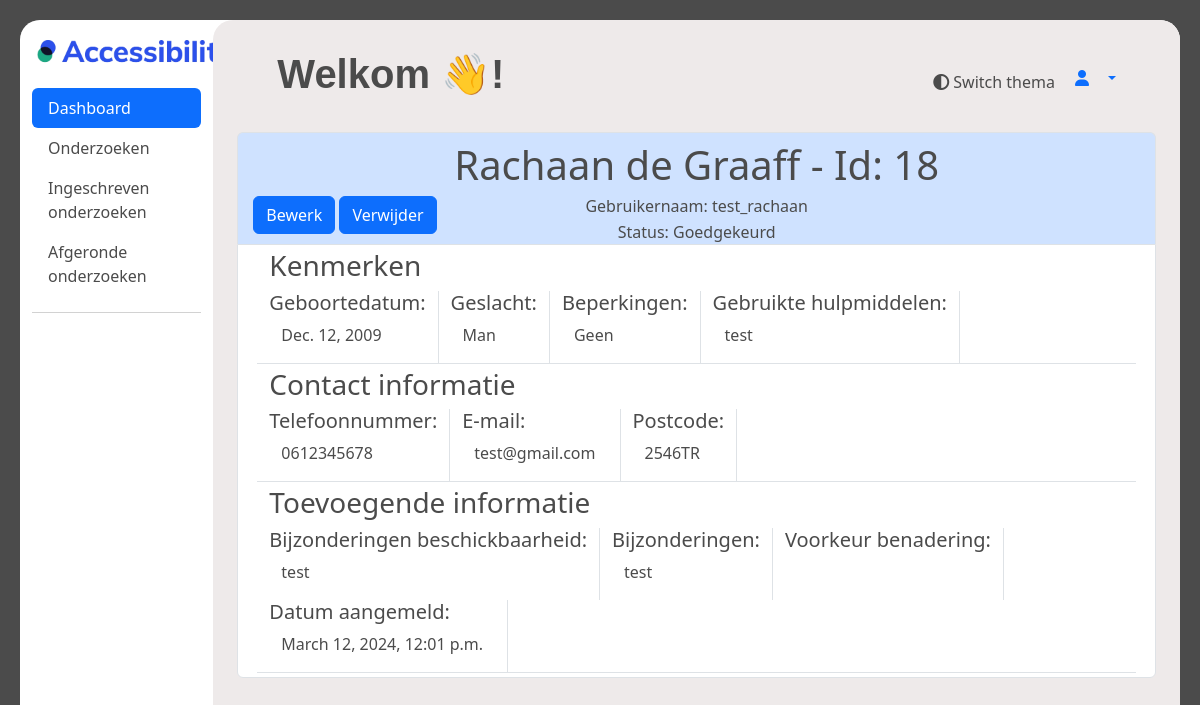
/beheerder/dashboard/experience_expert/18, run on an earlier commit of the app's database.
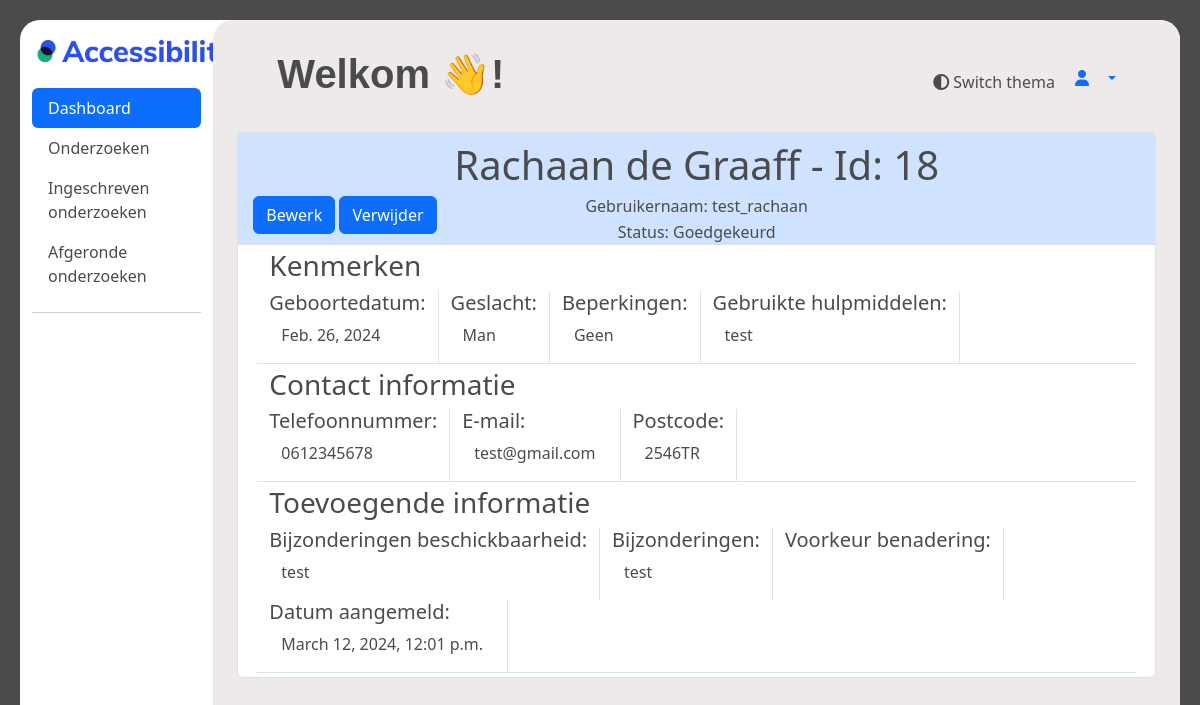
And on a later commit of the database.
### ervaringsdeskundige/models.py (models this page shows, shortened)
class User(AbstractUser):
    first_name = models.CharField(max_length=100)
    last_name = models.CharField(max_length=100)
    postcode = models.CharField(max_length=10)
    geslacht = models.CharField(max_length=10, choices=[('M','Man'),('V', 'Vrouw'), ('0', 'Anders')])
    email = models.EmailField()
    telefoonnummer = models.CharField(max_length=100)
    geboortedatum = models.DateField()
    gebruikte_hulpmiddelen = models.TextField(max_length=200)
    bijzonderheden = models.TextField(max_length=100, default='', blank=True)
    beschikbaar_vanaf = models.DateTimeField()
    beschikbaar_tot = models.DateTimeField()
    bijzonderheden_beschikbaarheid = models.TextField(max_length=100, blank=True)
    username = models.CharField(max_length=100, unique=True)
    voorkeur_benadering = models.CharField(max_length=20)
    status = models.CharField(max_length=10, default=1)
    opmerking_verwijderd = models.TextField(blank=True, null=True)
    datum_goedgekeurd = models.DateTimeField(blank=True, null=True)
    goedegekeurd_door = models.CharField(max_length=100, null=True)
    groups = models.ManyToManyField(
        Group,
        verbose_name='groups',
        related_name='user_groups',
        blank=True,
        help_text='The groups this user belongs to. A user will get all permissions granted to each of their groups.',
        related_query_name='user',
    )
    user_permissions = models.ManyToManyField(
        Permission,
        verbose_name='user permissions',
        related_name='user_user_permissions',
        blank=True,
        help_text='Specific permissions for this user.',
        related_query_name='user',
    )

### beheerder/views.py (the view)
# urls.py: path("dashboard/experience_expert/<int:pk>", views.experience_expert_item, name="experience_expert_items"),
def experience_expert_item(request, pk):
    experience_expert_item_data = User.objects.filter(pk=pk).get(pk=pk)
    context = {
        "data": experience_expert_item_data
    }
    return render(request, "beheerder/dashboard/dashboard_experience_expert_item.html", context)

### templates/beheerder/dashboard/dashboard_experience_expert_item.html (shortened to what this page needs)
{% extends "ervaringsdeskundige/base.html" %}
{% load static %}
{% block content %}
<div class="container-fluid" style="height: 94vh;">
    <div class="row">
        <nav id="sidebar" class="col-md-3 col-lg-2 d-md-block sidebar">
          <a href="#">
            <img style="margin: 20px; margin-left: 5px;" src="{% static 'images/logo_accessibility.png' %}" width="200px" alt="test">
          </a>
            <div class="position-sticky">
              <ul class="nav nav-pills flex-column mb-auto">
                <li class="nav-item">
                  <a href="/beheerder/dashboard" class="nav-link active" aria-current="page">
                    Dashboard
                  </a>
                </li>
                <li>
                  <a href="/ervaringsdeskundige/onderzoeken" class="nav-link menu_text">
                    Onderzoeken
                  </a>
                </li>
                <li>
                  <a  href="registered_investigations" class="nav-link menu_text">
                    Ingeschreven onderzoeken
                  </a>
                </li>
                <li>
                  <a  href="#" class="nav-link menu_text">
                    Afgeronde onderzoeken
                  </a>
                </li>
              </ul>
              <hr>
            </div>
        </nav>
        <div style="height: 94vh;" id="dashboard_main" class="col-md-9 ms-sm-auto col-lg-10 px-md-4">
        <div id="dashboard_overflow">
        <main >
          <div class="text-center" style="padding-top: 20px;">
            <div>
                  <div id="search" style="height: 20px;">
                    <a  style="margin-right: 20px;" onclick="toggleTheme()"><i class="fa-solid fa-circle-half-stroke"></i>      Switch thema </a>
                    <div class="dropdown">
                      <a href="#" class="d-flex align-items-center text-decoration-none dropdown-toggle" id="dropdownUser2" data-bs-toggle="dropdown" aria-expanded="false">
                        <i class="fa-solid fa-user" style="padding-right: 15px;" width="32" height="32" class="rounded-circle me-2"></i>
                      </a>
                    </div>
                  </div>
                  <h1 style="margin: 10px; margin-left: 40px;" class="text-start extra-bold-header">Welkom {{ user.first_name }}👋!</h1>
            </div>
            <br>
            <div class="container rounded-top border border-bottom-0 bg-primary-subtle text-center">
                <div class="col text-center position-relative">
                    <H1 class="pt-2">
                        {{ data.first_name }} {{ data.last_name }} - Id: {{ data.id}}
                    </H1>
                    <div class="position-absolute buttons" style="bottom: 10px;">
                        <button type="button" class="btn btn-primary" onclick="location.href='{{ data.id }}/edit';">Bewerk</button>
                        <button type="button" class="btn btn-primary">Verwijder</button>
                    </div>
                    <H6 class="mb-1">Gebruikernaam: {{ data.username }}</H6>
                    <p class="m-0">
                        {% if data.status == 1 %}
                        Status: In afwachting
                        {% elif data.status == 2 %}
                        Status: Goedgekeurd
                        {% elif data.status == 3 %}
                        Status: Afgekeurd
                        {% elif data.status == 4 %}
                        Status: Gesloten
                        {% elif data.status == 5 %}
                        Status: Verwijderd
                        {% endif %}
                    </p>
                </div>
            </div>
            <div class="container border rounded-bottom bg-body text-start" style="min-height: 25rem;">
                <div class="row m-1 border-bottom">
                    <H3>Kenmerken</H3>
                    <div class="col-md-auto border-end">
                        <h5>Geboortedatum:</h5>
                        <div class="container-fluid" tabindex="0">
                            <p>
                                {{ data.geboortedatum }}
                            </p>
                        </div>
                    </div>
                    <div class="col-md-auto border-end">
                        <h5>Geslacht:</h5>
                        <div class="container-fluid" tabindex="0">
                            <p>
                                {% if data.geslacht == "M" %}
                                Man
                                {% elif data.geslacht == "V" %}
                                Vrouw
                                {% else %}
                                Anders
                                {% endif %}
                            </p>
                        </div>
                    </div>
                    <div class="col-md-auto border-end">
                        <h5>Beperkingen:</h5>
                        <div class="container-fluid" tabindex="0">
                            <p>
                                {% if data.Beperkingen.omschrijving %}
                                {{ data.Beperkingen.omschrijving }}
                                {% else %}
                                Geen
                                {% endif %}
                            </p>
                        </div>
                    </div>
                    <div class="col-md-auto border-end">
                        <h5>Gebruikte hulpmiddelen:</h5>
                        <div class="container-fluid" tabindex="0">
                            <p>
                                {{ data.gebruikte_hulpmiddelen }}
                            </p>
                        </div>
                    </div>
                </div>
                <div class="row m-1 border-bottom">
                    <H3>Contact informatie</H3>
                    <div class="col-md-auto border-end">
                        <h5>Telefoonnummer:</h5>
                        <div class="container-fluid" tabindex="0">
                            <p>
                                {{ data.telefoonnummer }}
                            </p>
                        </div>
                    </div>
                    <div class="col-md-auto border-end">
                        <h5>E-mail:</h5>
                        <div class="container-fluid" tabindex="0">
                            <p>
                                {{ data.email }}
                            </p>
                        </div>
                    </div>
                    <div class="col-md-auto border-end">
                        <h5>Postcode:</h5>
                        <div class="container-fluid" tabindex="0">
                            <p>
                                {{ data.postcode }}
                            </p>
                        </div>
                    </div>
                </div>
                <div class="row m-1 border-bottom">
                    <H3>Toevoegende informatie</H3>
                    <div class="col-md-auto border-end">
                        <H5>Bijzonderingen beschickbaarheid:</H5>
                        <div class="container-fluid" tabindex="0">
                            <p>
                                {{ data.bijzonderheden_beschikbaarheid }}
                            </p>
                        </div>
                    </div>
                    <div class="col-md-auto border-end">
                        <H5>Bijzonderingen:</H5>
                        <div class="container-fluid" tabindex="0">
                            <p>
                                {% if data.bijzonderingen != '' %}
                                {{ data.bijzonderheden }}
                                {% else %}
                                -
                                {% endif %}
                            </p>
                        </div>
                    </div>
                    <div class="col-md-auto border-end">
                        <H5>Voorkeur benadering:</H5>
                    </div>
                    <div class="col-md-auto border-end">
                        <H5>Datum aangemeld:</H5>
                        <div class="container-fluid" tabindex="0">
                            <p>
                                {{ data.date_joined }}
                            </p>
                        </div>
                    </div>
                </div>
            </div>
            </div>
      </main>
    </div>
    </div>
    </div>
</div>
{% endblock %}

### templates/ervaringsdeskundige/base.html (shortened to what this page needs)
{% load static %}
<!doctype html>
<html>
    <head>
        {% block head %}
        <link rel="stylesheet" href="https://cdnjs.cloudflare.com/ajax/libs/font-awesome/4.7.0/css/font-awesome.min.css">
        <link href="https://cdn.jsdelivr.net/npm/bootstrap@5.3.2/dist/css/bootstrap.min.css" rel="stylesheet">
        <link href="{% static 'css/main.css' %}" rel="stylesheet">
        {% endblock %}
    </head>
  <body>
    <div class="dashboard-container">
    <div class="content" id="content">{% block content %}{% endblock %}</div>
  </div>
  </body>
</html>

### static/css/main.css (style rules this page uses)
:root { --background-light: #f5f5f5; --background-dark: #1f1f1f; --text-light: #4b4b4b; --text-dark: #ffffff; --accent-light: #9faecb; --accent-dark: #848484; --card-background-light: #ffffff; --card-background-dark: #393a69; --card-shadow-light: #bbbbbb; --card-shadow-dark: #7a7a7a; --border-light: #dddddd; --border-dark: #333333; --link-light: #007bff; --link-dark: #ff7f50; }
#content, .table, #dashboard_main, .rectangle, .card_stat, #custom_cont { transition: background-color 0.5s ease, color 0.3s ease, border-radius 0.5s ease; }
.container { margin-right: auto; margin-left: auto; padding-right: 15px; padding-left: 15px; width: 100%; }
@media (min-width: 576px) { .container { max-width: 540px; } }
@media (min-width: 768px) { .container { max-width: 720px; } }
@media (min-width: 992px) { .container { max-width: 960px; } }
@media (min-width: 1200px) { .container { max-width: 1140px; } }
p { margin-top: 0; margin-bottom: 1rem; }
#search { margin-top: 10px; margin-right: 30px; float: right; justify-content: space-between; display: flex; padding: 10px; height: 80px; }
.content:not(.dark) { background-color: var(--border-light); color: var(--tekst-light); border-radius: 10px; }
body:not(.dark) { background-color: var(--text-light); color: var(--text-light); }
#content:not(.dark) { background-color: var(--text-dark); border-radius: 20px; }
.dashboard-container { background-color: #838383; margin: 20px; border-radius: 20px; height: 100%; }
#sidebar { border-radius: 20px; }
#dashboard_main:not(.dark) { border-radius: 20px; background-color: #eeeaea; }
h1:not(.dark) { color: var(--tekst-light); }
#dashboard_overflow { overflow-y: auto; max-height: 94vh; height: 100%; }
.extra-bold-header { font-family: 'Inner', sans-serif; font-weight: 800; color: #4b4b4b; }
.menu_text:not(.dark) { color: var(--text-light); }

What changed in the data, as far as the page shows it:
changed User "Rachaan": geboortedatum "Dec. 12, 2009" → "Feb. 26, 2024"
